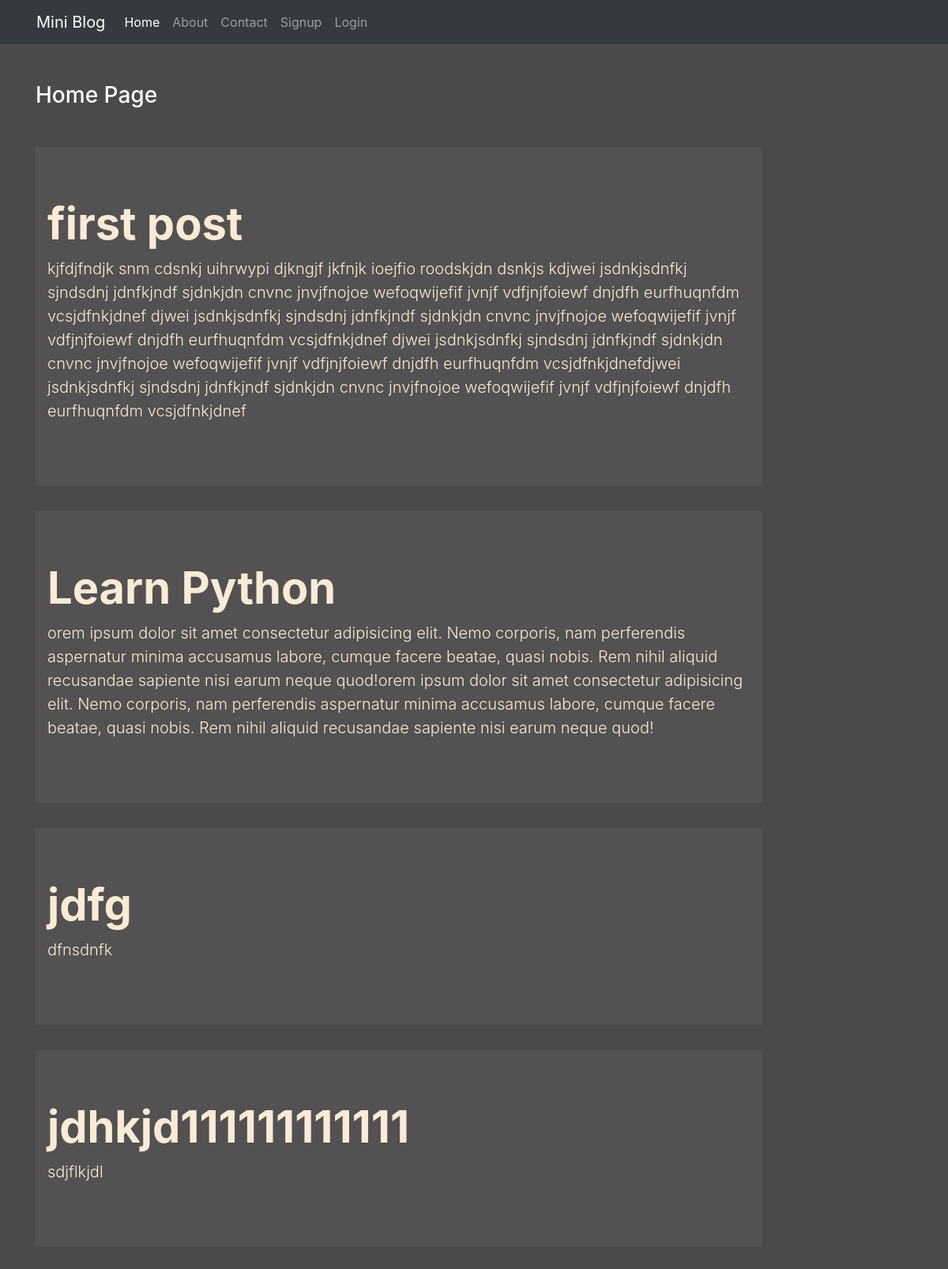
The page / on the database its author committed.
### blog/models.py (models this page shows)
class Post(models.Model):
    title = models.CharField(max_length=150)
    desc = models.TextField()

### blog/views.py (the view)
# urls.py: 2. Add a URL to urlpatterns:  path('', views.home, name='home')
def home(request):
    posts = Post.objects.all()
    return render(request, 'blog/home.html',{'posts':posts})

### blog/templates/blog/home.html
{% extends 'blog/base.html' %}
{% load static %}
{% block content %}
<div class="col-sm-10">
    <h3 class="text-white my-5">Home Page</h3>
    {% for post in posts %}
    <div class="jumbotron jumbotron-fluid jumbo-color">
        <div class="container">
            <h1 class="display-4 font-weight-bold">{{post.title}}</h1>
            <p class="lead">{{post.desc}}</p>
        </div>
    </div>
    {% endfor %}
</div>
{% endblock content %}

### blog/static/style.css (style rules this page uses)
body { background-color: rgb(75,74,74); color: antiquewhite; }
.jumbo-color { background-color: rgb(83,81,81); }

### rows shown on the page
Post: title "first post", desc "kjfdjfndjk snm cdsnkj uihrwypi djkngjf jkfnjk ioejfio roodskjdn dsnkjs kdjwei jsdnkjsdnfkj sjndsdnj jdnfkjndf sjdnkjdn cnvnc jnvjfnojoe wefoqwijefif jvnjf vdfjnjfoiewf dnjdfh eurfhuqnfdm vcsjdfnkjdnef djwei jsdnkjsdnfkj sjndsdnj jdnfkjndf sjdnkjdn cnvnc jnvjfnojoe wefoqwijefif jvnjf vdfjnjfoiewf dnjdfh eurfhuqnfdm vcsjdfnkjdnef djwei jsdnkjsdnfkj sjndsdnj jdnfkjndf sjdnkjdn cnvnc jnvjfnojoe wefoqwijefif jvnjf vdfjnjfoiewf dnjdfh eurfhuqnfdm vcsjdfnkjdnefdjwei jsdnkjsdnfkj sjndsdnj jdnfkjndf sjdnkjdn cnvnc jnvjfnojoe wefoqwijefif jvnjf vdfjnjfoiewf dnjdfh eurfhuqnfdm vcsjdfnkjdnef"
Post: title "Learn Python", desc "orem ipsum dolor sit amet consectetur adipisicing elit. Nemo corporis, nam perferendis aspernatur minima accusamus labore, cumque facere beatae, quasi nobis. Rem nihil aliquid recusandae sapiente nisi earum neque quod!orem ipsum dolor sit amet consectetur adipisicing elit. Nemo corporis, nam perferendis aspernatur minima accusamus labore, cumque facere beatae, quasi nobis. Rem nihil aliquid recusandae sapiente nisi earum neque quod!"
Post: title "jdfg", desc "dfnsdnfk"
Post: title "jdhkjd111111111111", desc "sdjflkjdl"
